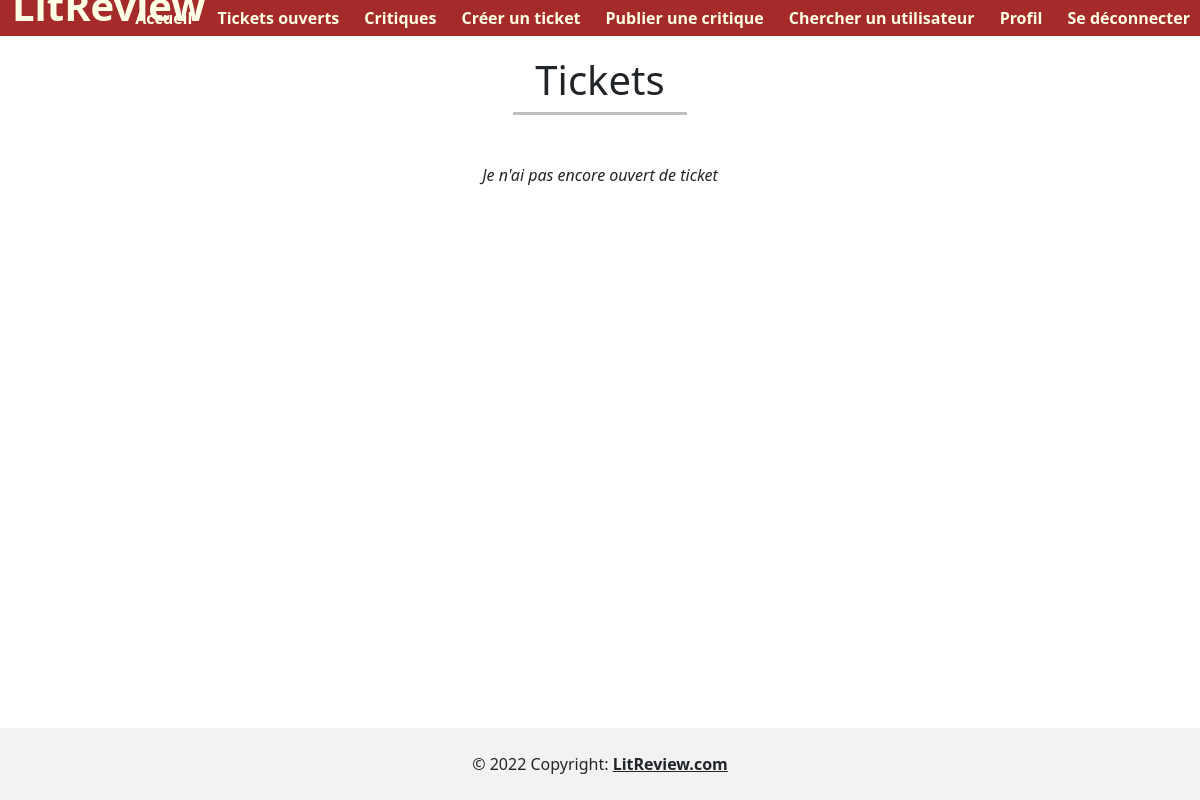
/profile/tickets/ (signed in), run on an earlier commit of the app's database.
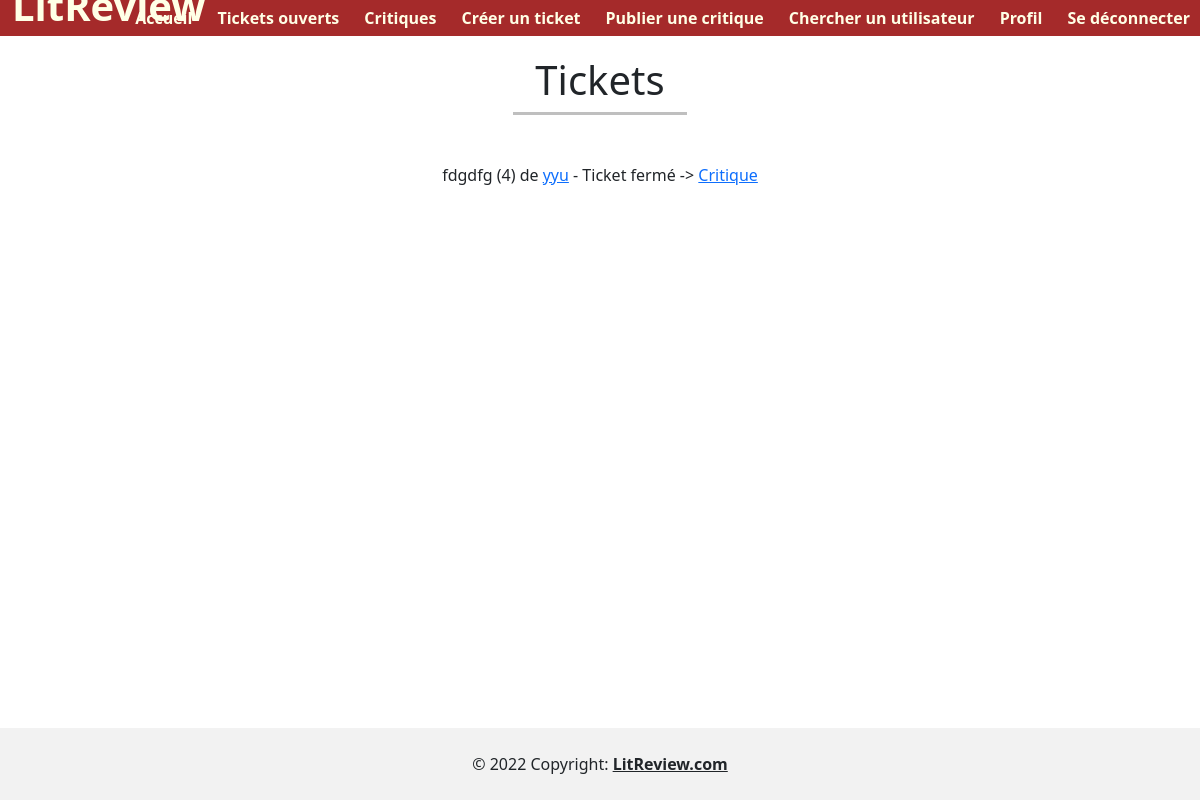
And on a later commit of the database.
### blog/models.py (models this page shows, shortened)
class Ticket(models.Model):
    content_reference = models.CharField(verbose_name='Titre de la référence', max_length=80)
    content_author = models.CharField(verbose_name='Nom de l\'auteur', max_length=80)
    content_picture = models.ImageField(verbose_name='Image', upload_to='ticket', blank=True, null=True)
    publication_year = models.IntegerField(verbose_name='Date de publication',
                                           validators=[MinValueValidator(-400),
                                                       MaxValueValidator(datetime.date.today().year)],
                                           blank=True, null=True)
    user = models.ForeignKey(settings.AUTH_USER_MODEL, on_delete=models.CASCADE, blank=True, null=True)
    user_comment = models.TextField(verbose_name='Commentaire', max_length=300)
    status = models.BooleanField(default=True)
    time_created = models.DateTimeField(auto_now_add=True, blank=True, null=True)
    class Meta:
        ordering = ['-time_created']

class Review(models.Model):
    RATING_CHOICE = [(1, "1"), (2, "2"), (3, "3"), (4, "4"), (5, "5")]
    ticket = models.ForeignKey(to=Ticket, on_delete=models.CASCADE, blank=True, null=True)
    rating = models.PositiveSmallIntegerField(verbose_name='Notes', choices=RATING_CHOICE)
    headline = models.CharField(verbose_name="Titre", max_length=32)
    body = models.TextField(verbose_name="Critique", max_length=8192, blank=True)
    user = models.ForeignKey(to=settings.AUTH_USER_MODEL, on_delete=models.CASCADE)
    time_created = models.DateTimeField(auto_now_add=True)
    content_reference = models.CharField(verbose_name='Titre de la référence', max_length=80, blank=True, null=True)
    content_author = models.CharField(verbose_name='Nom de l\'auteur', max_length=80, blank=True, null=True)
    content_picture = models.ImageField(verbose_name='Image', upload_to='ticket', blank=True, null=True)
    publication_year = models.IntegerField(verbose_name='Date de publication',
                                           validators=[MinValueValidator(-400),
                                                       MaxValueValidator(datetime.date.today().year)],
                                           blank=True, null=True)
    class Meta:
        ordering = ['-time_created']

### blog/views.py (the view)
# urls.py: path('profile/tickets/', views.profile_tickets, name='profile-tickets'),
@login_required
def profile_tickets(request):
    guest_tickets = Ticket.objects.filter(user=request.user)
    reviews = [review for review in Review.objects.all() if review.ticket is not False]
    context = {
        'item_list': guest_tickets,
        'review_list': reviews,
        'heading_one': 'Tickets',
        'empty_message': 'Je n\'ai pas encore ouvert de ticket',
        'page_ref': 'ticket-page',
        'delete_item': 'delete-ticket',
        'modify_item': 'modify-ticket',
    }
    return render(request, 'user/profile_list.html', context=context)

### blog/templatetags/blog_extras.py (called while the page is built)
@register.filter
def model_type(value):
    return type(value).__name__

@register.simple_tag(takes_context=True)
def add_paranthesis(context, content):
    if content:
        return f'({content})'
    else:
        return ''

### blog/templates/user/profile_list.html (shortened to what this page needs)
{% extends 'base.html' %}
{% load blog_extras %}
{% block content %}
<h1> {{ heading_one }} </h1>
<hr><br><br>
<div class="content-items">
{% if item_list %}
    {% for item in item_list %}
            <p>
                {% if item.status == False and item|model_type == "Ticket" %}
                    <a> {{item.content_reference }}</a>
                {% else %}
                    <a href="{% url page_ref item.id %}" >{{ item.content_reference }}</a>
                {% endif %}
                {% add_paranthesis item.publication_year %}
                de <a href="{% url 'author-page' item.content_author %}">{{ item.content_author }}</a>
                {% if item.status != True and item|model_type == 'Ticket' %}
                    <span > - Ticket fermé -></span>
                    {% for review in review_list %}
                        {% if review.ticket.id == item.id %}
                            <a href="{% url 'show-review' review.id %}"> Critique </a>
                        {% endif %}
                    {% endfor %}
                {% else %}&nbsp;&nbsp;
                        <a class="mute-link" href="{% url modify_item item.id %}" > <button type="button" class="btn btn-primary btn-sm">Modifier</button> </a>
                        <a class="mute-link" href="{% url delete_item item.id %}" > <button type="button" class="btn btn-danger btn-sm">Supprimer</button> </a>
                {% endif %}
            </p>
            <br>
    {% endfor %}
{% else %}
    <i> {{ empty_message }} </i>
{% endif %}
</div>
{% endblock %}

What changed in the data, as far as the page shows it:
added Ticket: content_reference "fdgdfg", publication_year "(4)", content_author "yyu", status "- Ticket fermé ->"
added Review: shows "Critique"
Also different on the page:
{{ empty_message }}: "Je n'ai pas encore ouvert de ticket" → (not shown)
